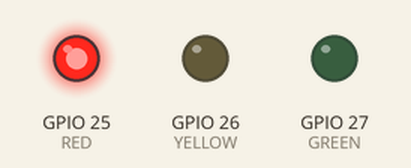
The sketch below on a simulated ESP32. Shown: output pins drawn as LEDs (lit = HIGH).

Above: at 1.5 s.
At 3.5 s:
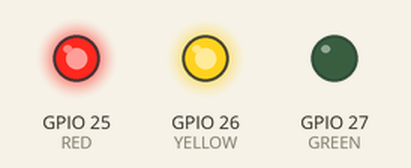
At 5.5 s:
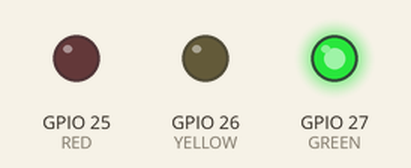
At 7.5 s:
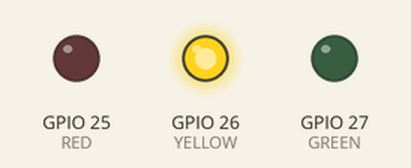
Timing chart, 0 to 10.4 s (numbered marks = the images above):
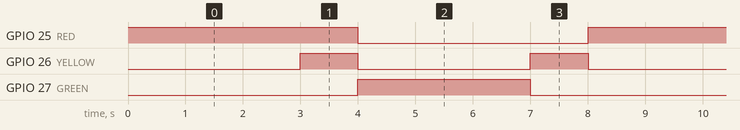

The sketch:

L02_UKTraffic.ino
```cpp
// Lesson 2 challenge solution: UK-style traffic light
// Red, then red + yellow together, then green, then yellow.

const int RED = 25;
const int YELLOW = 26;
const int GREEN = 27;

void lights(int r, int y, int g, int wait) {
  digitalWrite(RED, r);
  digitalWrite(YELLOW, y);
  digitalWrite(GREEN, g);
  delay(wait);
}

void setup() {
  pinMode(RED, OUTPUT);
  pinMode(YELLOW, OUTPUT);
  pinMode(GREEN, OUTPUT);
}

void loop() {
  lights(HIGH, LOW, LOW, 3000);    // stop
  lights(HIGH, HIGH, LOW, 1000);   // get ready to go
  lights(LOW, LOW, HIGH, 3000);    // go
  lights(LOW, HIGH, LOW, 1000);    // get ready to stop
}
```

Measured:
- by itself, GPIO 25 (RED): alternates HIGH for 4.0 s and LOW for 4.0 s
- by itself, GPIO 26 (YELLOW): alternates HIGH for 1.0 s and LOW for 3.0 s
- by itself, GPIO 27 (GREEN): alternates HIGH for 3.0 s and LOW for 5.0 s
